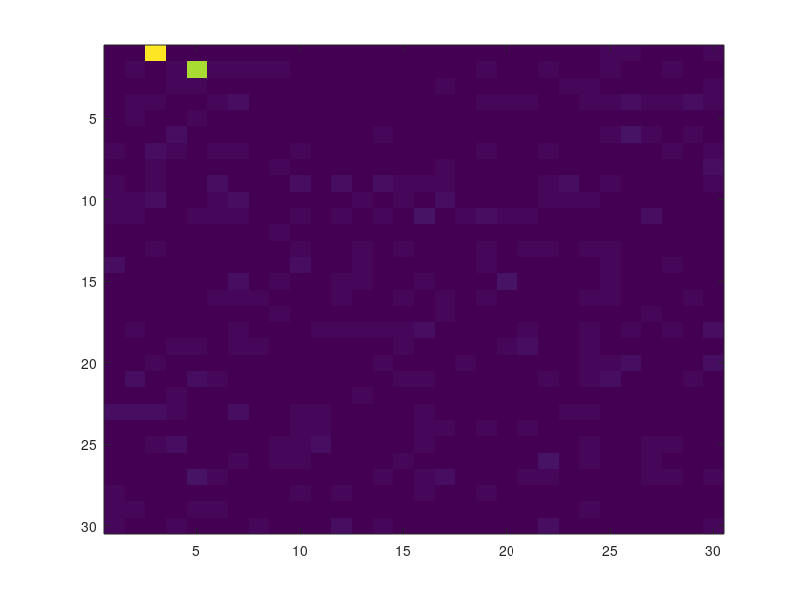

Here is the MATLAB script that generated this plot:
%% Cell 1 This is code that will go in the outer loop. I don't have the outer loop.

% Set up data on which to do the testing.
NT = 201; % 201 time steps
NCELL = 30; % 30 time series (i.e. bioluminescence data for 30 cells)
Ii = 1; % cell of interest (% in line b of the algorithm, it loops over all values of i. I am just doing this for one).
Jjtarget = 3; % cell to see if it affects cell Ii. (This is constructed so that we can detect a dependence)
time = linspace(0, 200, NT); % set up time
data = zeros(NT,NCELL); % initialize the data matrix
FList = zeros(NCELL, NCELL);

% stephanie start
% varying period over time (starts at 24 and ends at around 25)
period_over_time = 24 * linspace( 1, 1.05, length(time) );
% stephanie end

for i = 1 : NCELL,
    % Each time series is a sine curve with a slightly different period
    % near 24 h.
    data(:,i) = sin( time ./ (period_over_time+i*0.1).*(2*pi) )';
end;
% Each time series has noise in the signal
data = data + randn( size(data) );
% Cell 1's timeseries is really just a shifted version of the timeseries
% from Cell 3. So we expect Cell 3 to look connected to Cell 1.
data(3:end,Ii) = data(1:end-2,Jjtarget);
data(3:end,Ii) = data(3:end,Ii) + randn(size(data(3:end,Ii)))*0.5;

data(3:end,2) = data(1:end-2,5);
data(3:end,2) = data(3:end,2) + randn(size(data(3:end,2)))*0.5;

% We will look back up to 4 time steps
P = 4;

% Solve the full model for cell i. (eq 11 in paper)
for Ii = 1 : NCELL,
    
    % Begin code for row c of the algorithm
    Y = data(P+1:end,Ii)';
    Z = ones(1,NT-P);
    for i = 1 : P,
        Z = [Z; data(P-i+1:end-i,:)'];
    end;
    % Solve Z'*BT = Y' for BT.
    BT = Z'\Y'; % This does the least squares solving (BT means B transpose). B contains the alphas.
    % End code for row c of the algorithm
    % Begin code for row d of the algorithm
    resid1 = Z'*BT-Y';
    sigma_squared1 = resid1'*resid1/(size(Z',1)-(size(Z',2)-1)-1);
    % End code for row d of the algorithm

    % Row e is the loop control line. Here it is.
    for Jj = 1 : NCELL,
        % Begin row f of the algorithm
        % Solve the partial model to test i's dependence on j. (eq 12 in paper)
        % So we compute it without the j'th cell considered in Z.
        Y = data(P+1:end,Ii)';
        Z = ones(1,NT-P);
        cell_idxs = setdiff(1:NCELL,Jj);
        for i = 1 : P,
            Z = [Z; data(P-i+1:end-i,cell_idxs)'];
        end;
        BT = Z'\Y';
        % End row f of the algorithm
        % Begin row g of the algorithm
        resid0 = Z'*BT-Y';
        sigma_squared0 = resid0'*resid0/(size(Z',1)-(size(Z',2)-1)-1);
        % End row g of the algorithm

        % In row h of the algorithm, it mentions the F-statistic. This is where
        % things get a little confusing. The definition they describe of the
        % F-statistic is basically sigma_squared0/sigma_squared1, but I don't
        % see that definition in any stats book.
        % We could do this: F = sigma_squared0/sigma_squared1.
        % If F is big (you need to decide what "big" is -- maybe bigger than 2?), 
        % then we say there is a connection from cell Ii to cell Jj.
        % Right now, I am just printing out both sigma_squared values.
        % The threshold should be larger than 1. Maybe 1.5?
        F = sigma_squared0/sigma_squared1;
%         disp( ['sigma squared for full is ',num2str(sigma_squared1),' and partial when JJ=',num2str(Jj),' is ',num2str(sigma_squared0), ', F= ',num2str(F)]);
        FList(Ii, Jj) = F;
    end;
end;
% disp(FList);
% hist(FList);
figure;
imagesc(FList);
